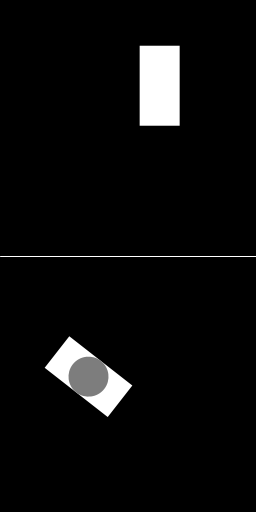
Frame 1 (no input)
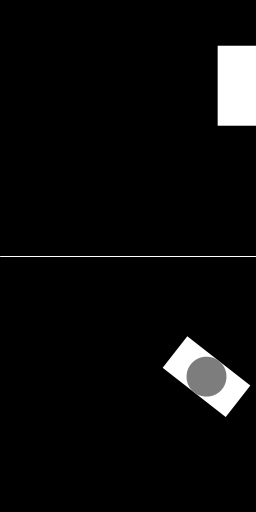
Frame 60 (the mouse pressed at the canvas centre just before this capture)
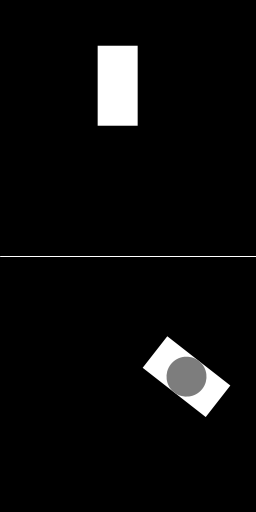
Frame 120 (the mouse held since frame 60 and released just before this capture)

The Processing sketch that drew these frames (run headless with seeded random() and noise(); from frame 60 on, the mouse is pressed at the canvas centre):

// Processing sketch: PillowClass
// ── PillowClass.pde
Pillow b1, b2;

void setup(){
  size(256,512);
  b1 = new Pillow();
  b2 = new SuperPillow();
  
}

void draw(){
  background(0);
  b1.run();
  stroke(255);
  line(0,height/2, width, height/2); 
  b2.run();
  if(b2 instanceof SuperPillow){
    SuperPillow superP = (SuperPillow) b2;
    if(superP.checkMouseOver()){
      superP.rotatePillow();
    }
  }
}

void keyPressed(){
  if(key=='r' || key=='R'){
    setup();
  }
}

// ── Pillow.pde
class Pillow{
  float posX, posY;
  int w, h;
  float sx;
  int dir;
  
  Pillow(){
    this.w = 40;
    this.h = 80;
    this.posX = random(this.w/2, width-w/2);
    this.posY = random(h/2, height/2-h/2);
    this.sx = 2;
    this.dir = 1;
  }
  
  void move(){
    posX += sx*dir;
    if(posX<=0 || posX>=width){
      dir = -dir;
    }
  }
  
  void display(){
    rectMode(CENTER);
    noStroke();
    fill(255);
    rect(posX, posY, w, h);
  }
  
  void run(){
    display();
    move();
  }
  
}

// ── SuperPillow.pde
class SuperPillow extends Pillow{
  int angle;
  
  SuperPillow(){
    super();
    this.angle = int(random(0,360));
    this.posX = random(this.w/2, width-w/2);
    this.posY = random(height/2+h/2, height-h/2);
  }
  
  void display(){
    
    pushMatrix();
    translate(posX, posY);
    rotate(radians(angle));

    rectMode(CENTER);
    noStroke();
    fill(255);
    rect(0, 0, w, h);
    ellipseMode(CENTER);
    fill(125);
    ellipse(0, 0, w, w);
    
    popMatrix();
  }
  
  void rotatePillow(){
    angle += 5;
  }
  
  boolean checkMouseOver(){
    
    float distance = dist(posX, posY, mouseX, mouseY);
    
    if(distance < w/2){
      return true;
    }
    else{
      return false;
    }
  }

}
